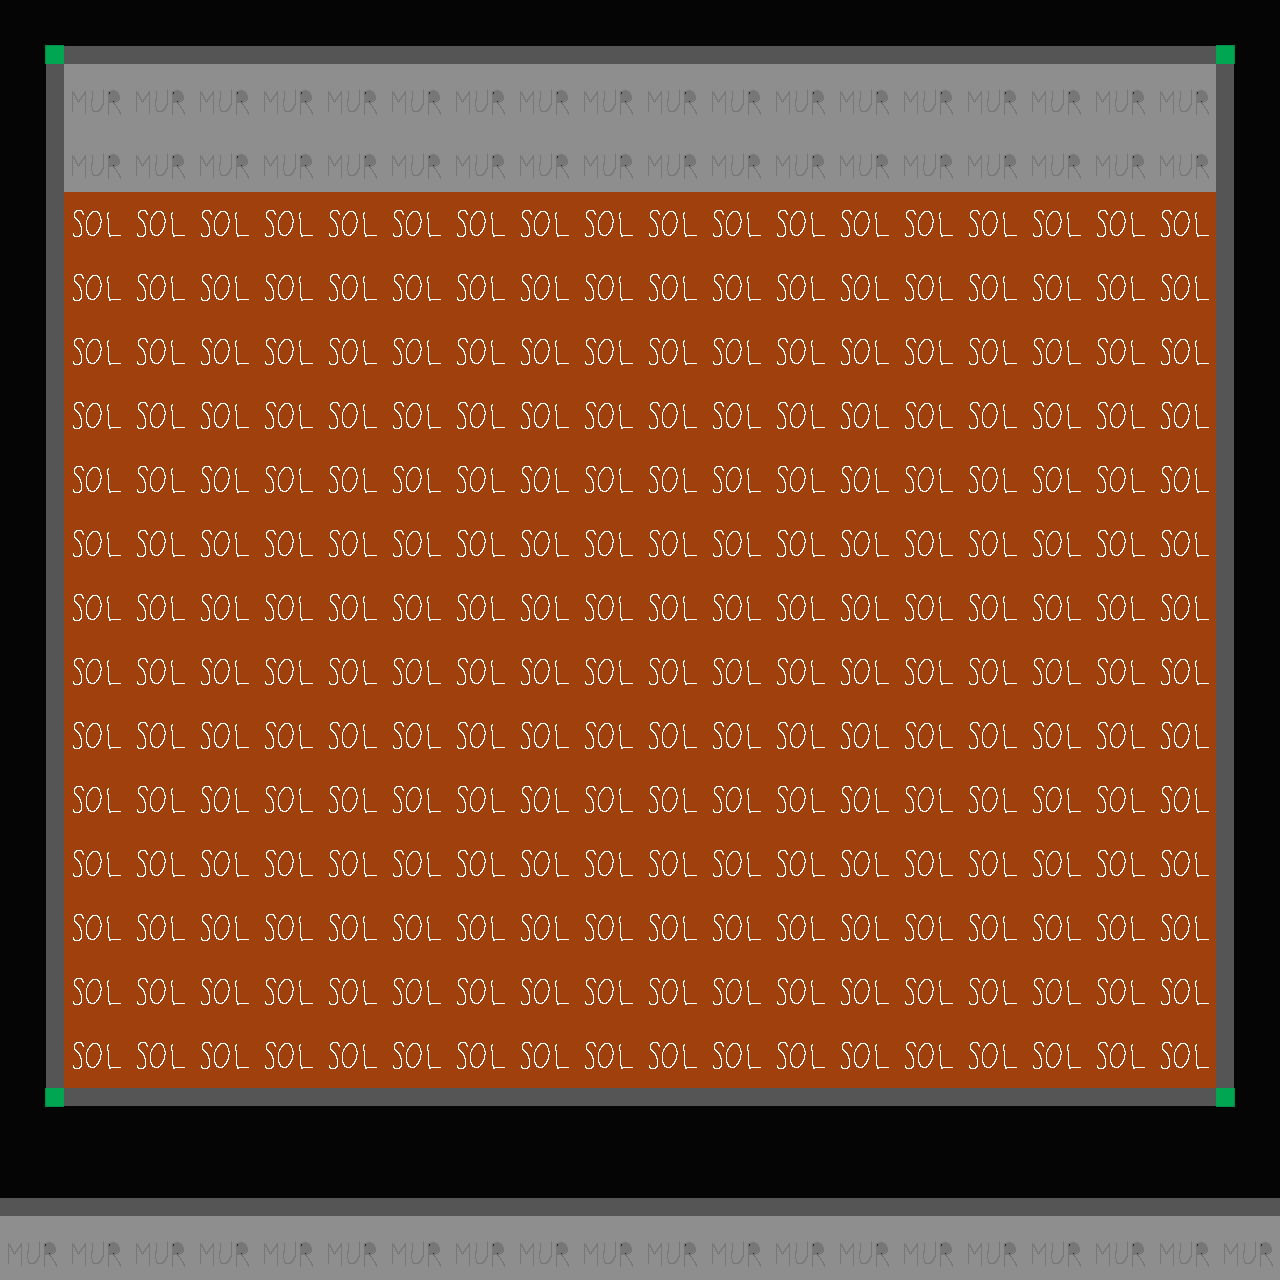

This is a level from a 2D game, rendered from its Tiled map with the project's own tilesets. A one-line summary and the complete map file follow:
An orthogonal 20x20 tile map with 64x64 px tiles, 1 tile layer (Tile Layer 1) and 6 objects.

<map version="1.0" orientation="orthogonal" renderorder="left-up" width="20" height="20" tilewidth="64" tileheight="64" nextobjectid="1">
 <tileset firstgid="1" name="tilesetLD33" tilewidth="64" tileheight="64" tilecount="64">
  <image source="../Background/tilesetLD33.png" width="512" height="512" />
  <tile id="8">
   <objectgroup draworder="index">
    <object id="0" x="-0.0909091" y="0" width="64.0909" height="64" />
   </objectgroup>
  </tile>
  <tile id="9">
   <objectgroup draworder="index">
    <object id="0" x="-1.54545" y="0" width="67.3636" height="63.9091" />
   </objectgroup>
  </tile>
  <tile id="10">
   <objectgroup draworder="index">
    <object id="0" x="0" y="0.0909091" width="63.8182" height="63.7273" />
   </objectgroup>
  </tile>
  <tile id="16">
   <objectgroup draworder="index">
    <object id="0" x="-0.181818" y="-2.09091" width="64.0909" height="67.8182" />
   </objectgroup>
  </tile>
  <tile id="18">
   <objectgroup draworder="index">
    <object id="0" x="-0.0909091" y="-1.36364" width="63.9091" height="67.6364" />
   </objectgroup>
  </tile>
  <tile id="25">
   <objectgroup draworder="index">
    <object id="0" x="-1.63636" y="-0.0909091" width="67.2727" height="63.9091" />
   </objectgroup>
  </tile>
 </tileset>
 <layer name="Tile Layer 1" width="20" height="20">
  <data encoding="csv">
12,26,26,26,26,26,26,26,26,26,26,26,26,26,26,26,26,26,26,13,
19,33,33,33,33,33,33,33,33,33,33,33,33,33,33,33,33,33,33,17,
19,33,33,33,33,33,33,33,33,33,33,33,33,33,33,33,33,33,33,17,
19,35,35,35,35,35,35,35,35,35,35,35,35,35,35,35,35,35,35,17,
19,35,35,35,35,35,35,35,35,35,35,35,35,35,35,35,35,35,35,17,
19,35,35,35,35,35,35,35,35,35,35,35,35,35,35,35,35,35,35,17,
19,35,35,35,35,35,35,35,35,35,35,35,35,35,35,35,35,35,35,17,
19,35,35,35,35,35,35,35,35,35,35,35,35,35,35,35,35,35,35,17,
19,35,35,35,35,35,35,35,35,35,35,35,35,35,35,35,35,35,35,17,
19,35,35,35,35,35,35,35,35,35,35,35,35,35,35,35,35,35,35,17,
19,35,35,35,35,35,35,35,35,35,35,35,35,35,35,35,35,35,35,17,
19,35,35,35,35,35,35,35,35,35,35,35,35,35,35,35,35,35,35,17,
19,35,35,35,35,35,35,35,35,35,35,35,35,35,35,35,35,35,35,17,
19,35,35,35,35,35,35,35,35,35,35,35,35,35,35,35,35,35,35,17,
19,35,35,35,35,35,35,35,35,35,35,35,35,35,35,35,35,35,35,17,
19,35,35,35,35,35,35,35,35,35,35,35,35,35,35,35,35,35,35,17,
19,35,35,35,35,35,35,35,35,35,35,35,35,35,35,35,35,35,35,17,
20,10,10,10,10,10,10,10,10,10,10,10,10,10,10,10,10,10,10,21,
26,26,26,26,26,26,26,26,26,26,26,26,26,26,26,26,26,26,26,26,
33,33,33,33,33,33,33,33,33,33,33,33,33,33,33,33,33,33,33,33
</data>
 </layer>
</map>